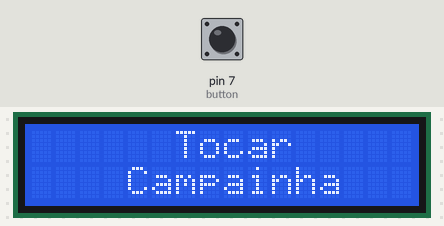
Simulated run of this sketch. Board: Arduino Uno, built with avr-gcc and run on an emulated ATmega328P. Shown: 16×2 character LCD. Inputs (shaded band) come from the test bench; at power-on: pin 7 (button) LOW. What the sketch prints to the serial monitor is not drawn.

Above: at 1.2 s.
1.3 s: pin 7 (button) pulled HIGH for 0.15 s
At 2.3 s:
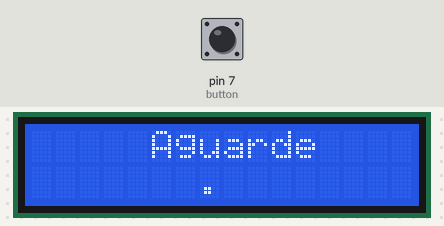
At 5.0 s:
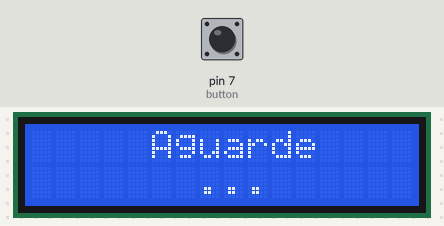
Timing chart, 0 to 6.5 s (numbered marks = the images above; inputs shaded):
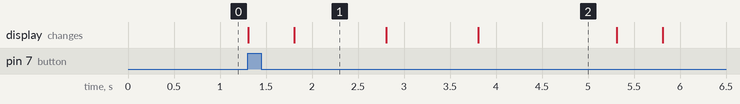

The sketch:

arduinoProjeto.ino
```cpp
#include <LiquidCrystal.h>
#include <SoftwareSerial.h>

LiquidCrystal lcd_1(12, 9, 5, 4, 3, 2);
SoftwareSerial bluetooth(10, 11); // RX, TX
const int button = 7;

void setup()
{
  Serial.begin(9600);
  bluetooth.begin(9600);
  pinMode(button,INPUT);
  lcd_1.begin(16, 2);
}

void loop(){
  int buttonState = digitalRead(button);
  if (buttonState == HIGH) {
    bluetooth.print(1);
    Serial.println(1);
    botClicado();
    delay(5000);
  }
  if(buttonState==LOW){
    inicio();}
}

int inicio(){
  lcd_1.setCursor(0,0);
  lcd_1.print("      Tocar    ");
  lcd_1.setCursor(0, 1);
  lcd_1.print("    Campainha    ");
  }

void pontos(){
  lcd_1.setCursor(0,1);
  lcd_1.print("       .");
  delay(1000);
  lcd_1.setCursor(8,1);
  lcd_1.print(".");
  delay(1000);
  lcd_1.setCursor(9,1);
  lcd_1.print(".");
  delay(1500);
}

void botClicado(){
  Serial.println("Botão clicado");
    lcd_1.setCursor(0,0);
    lcd_1.print("     Aguarde    ");
    lcd_1.setCursor(0,1);
    lcd_1.print("                ");
    delay(500);
    pontos();
    lcd_1.setCursor(0,1);
    lcd_1.print("                ");
    delay(500);
    pontos();
}
```

Measured:
- after the input at 1.3 s, the display: first changes at once (image 1 shows a later state)
